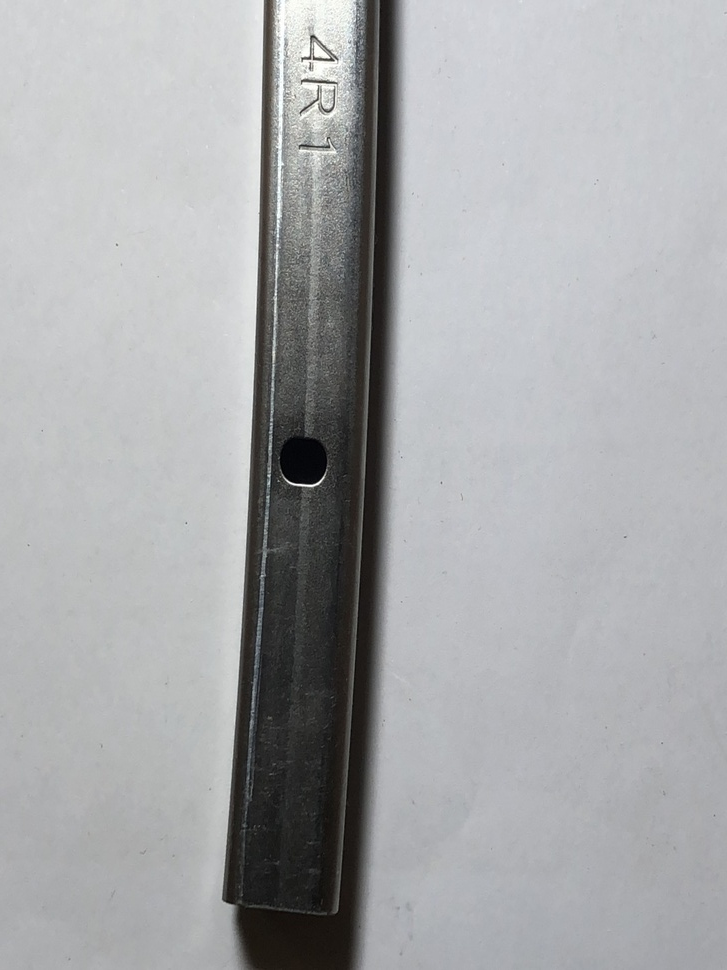
#> input picture gui/img/line.JPG, 727 x 970 px, shrunk from 3024 x 4032 before the run
$ python -i operations.py   (imports and definitions only)   (older library calls are emulated)
#> lines starting #> are read from the running program, lines starting #| are printed output that depends on the picture; after the words box and inside, x2 and y2 are one past the last pixel; in counts of white or black regions, pixels touching at a corner belong together
#> further down, picture is the input picture: shape (970, 727, 3); mean B, G, R 171.2, 169.2, 168.1
import cv2
# [9 lines left out: function sample_image, not called in this run]
def apply_canny (img,blur =9  ,tresh1= 50, tresh2 = 150,proc = False,rotate = None ):
    '''
    You can apply canny with default parameters to any image
    :param img: image array ( you can use cv2.imread(path) for this)
    :param blur: blur param
    :param tresh1: tresh
    :param tresh2: tresh2
    :param proc: if you want dilote and erose processes give True to this param
    :return: output image array
    '''
#> called with blur = 9, tresh1 = 50, tresh2 = 150, proc = False
    # hsv = cv2.cvtColor(img, cv2.COLOR_BGR2HSV)
    # img = cv2.bitwise_and(img, img, mask=filters.color_filter(hsv,1,2))
    if rotate == "left": img = cv2.rotate(img, cv2.ROTATE_90_COUNTERCLOCKWISE)
    elif rotate == "right":img = cv2.rotate(img, cv2.ROTATE_90_CLOCKWISE)
    img = cv2.cvtColor(img, cv2.COLOR_BGR2GRAY)
    if proc == True:
        img = cv2.dilate(img, np.ones((5, 5), np.uint8))
        img = cv2.normalize(img, None, alpha=0, beta=255, norm_type=cv2.NORM_MINMAX, dtype=cv2.CV_8UC1)
    # equ = cv2.equalizeHist(img)
    # img = np.hstack((img, equ))
    img = cv2.GaussianBlur(img, (blur, blur), 0)
    img = cv2.Canny(img, threshold1=tresh1, threshold2=tresh2)
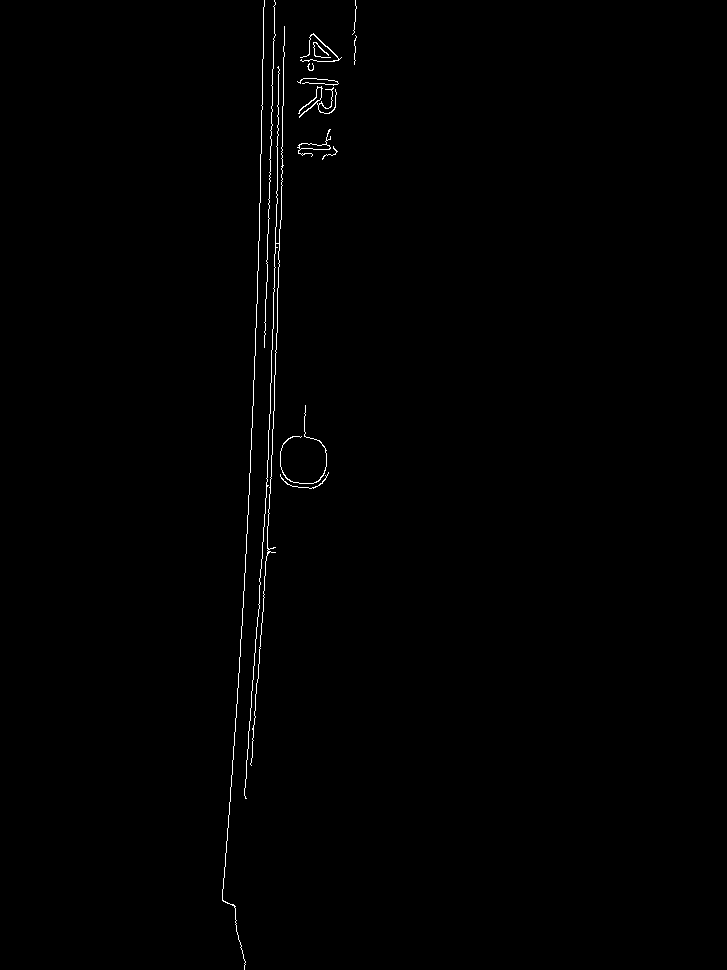
#> img: shape (970, 727); 0.54% white in thin lines or dots, all inside (x1, y1, x2, y2) = (222, 0, 357, 970)
    img = cv2.dilate(img, None, iterations=1)
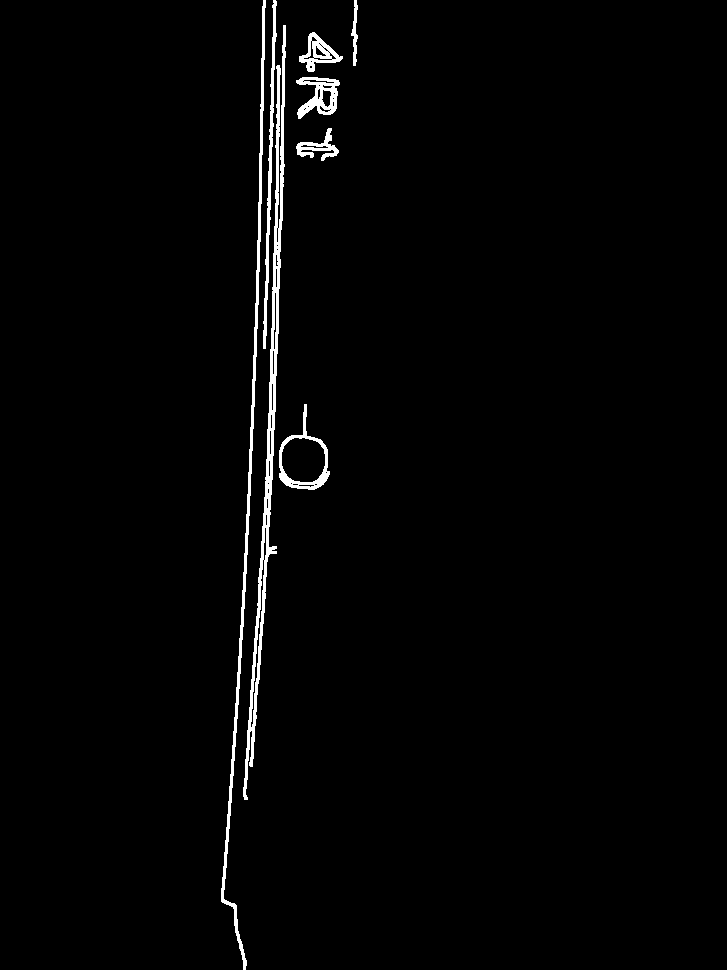
#> img: shape (970, 727); 1.7% white; 8 white regions, largest, box (x1, y1, x2, y2) and area: (243, 25, 286, 800) 4762, (221, 0, 266, 970) 3069, (263, 0, 277, 349) 1135
    img = cv2.erode(img, None, iterations=1)
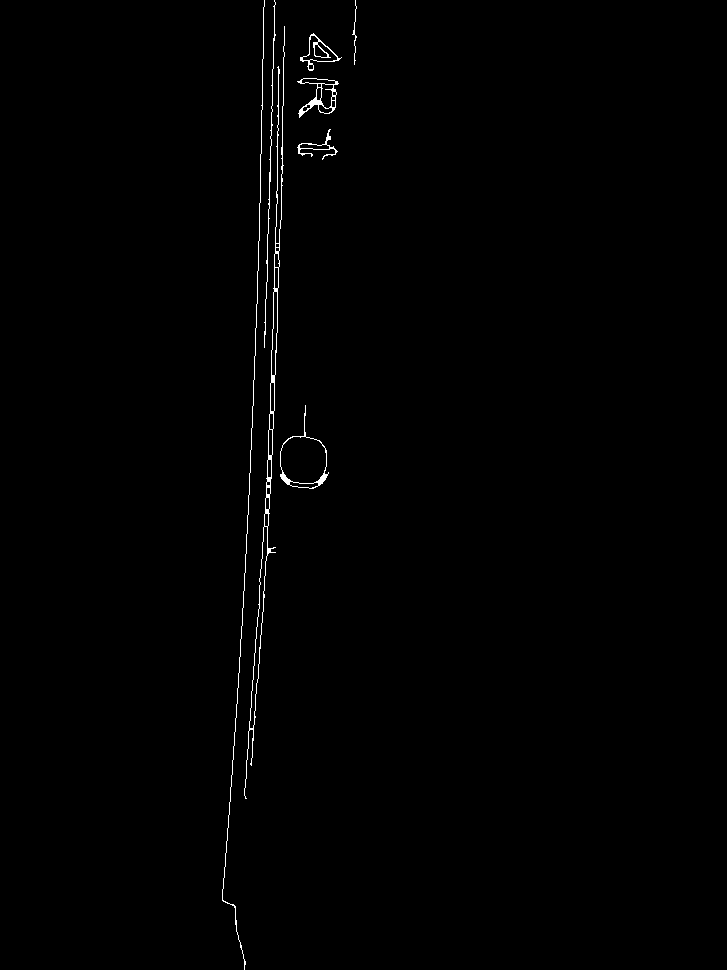
#> img: shape (970, 727); 0.61% white in thin lines or dots, all inside (x1, y1, x2, y2) = (222, 0, 357, 970)

    return img

# [47 lines left out: functions compare_images, get_contours, is_inside_rect, create_filled_rect, not called in this run]

>>> import cv2
>>> picture = cv2.imread('../../gui/img/line.JPG')
>>> result = apply_canny(picture)

$ run again, on gui/img/test.JPG
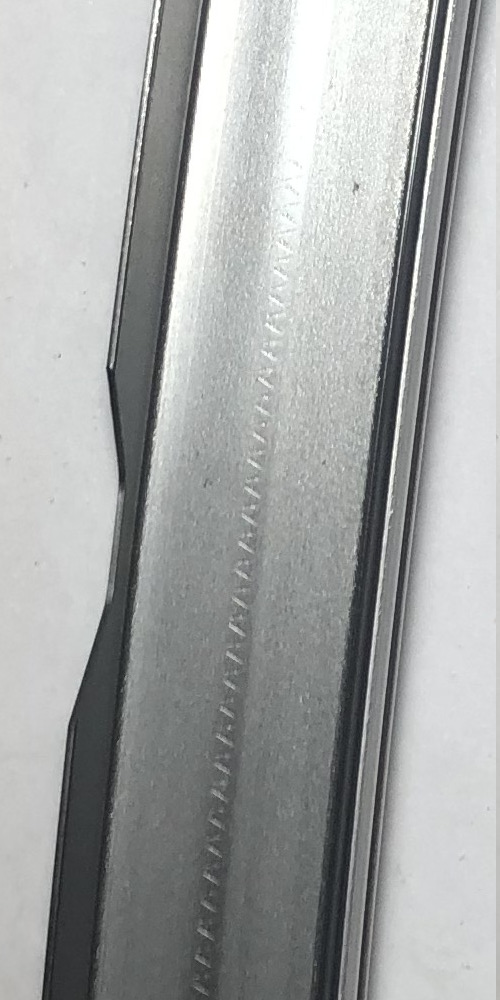
#> input picture gui/img/test.JPG, 500 x 1000 px
#> picture is the input picture: shape (1000, 500, 3); mean B, G, R 166.2, 166.7, 164.7
#> in apply_canny, `img = cv2.Canny(img, threshold1=tresh1, threshold2=tresh2)`:
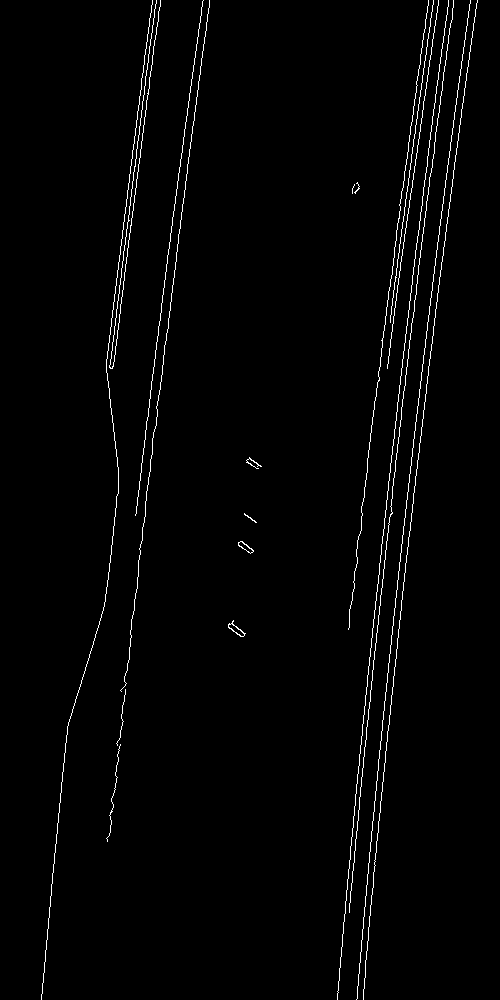
#> img: shape (1000, 500); 1.7% white in thin lines or dots, all inside (x1, y1, x2, y2) = (41, 0, 478, 1000)
#> in apply_canny, `img = cv2.erode(img, None, iterations=1)`:
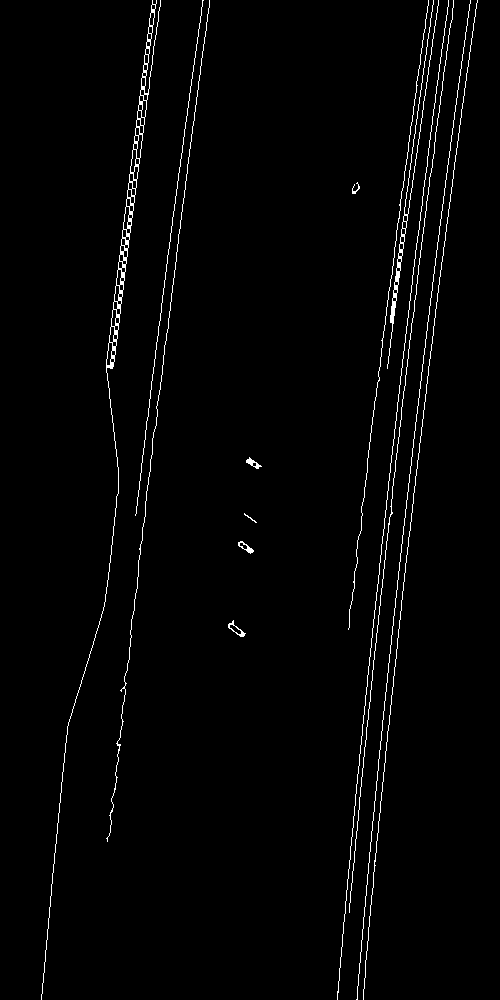
#> img: shape (1000, 500); 1.8% white in thin lines or dots, all inside (x1, y1, x2, y2) = (41, 0, 478, 1000)

$ run again, on gui/img/testng.JPG
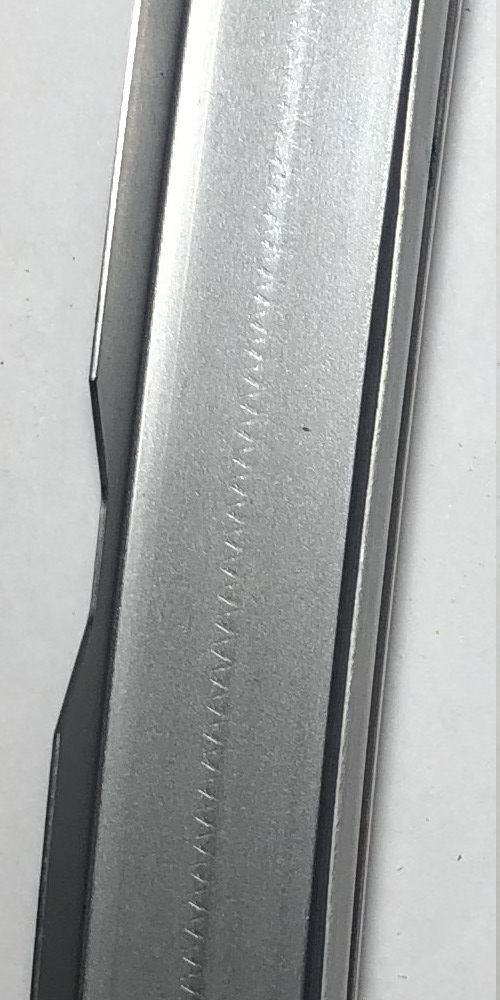
#> input picture gui/img/testng.JPG, 500 x 1000 px
#> picture is the input picture: shape (1000, 500, 3); mean B, G, R 166.3, 166.9, 164.2
#> in apply_canny, `img = cv2.Canny(img, threshold1=tresh1, threshold2=tresh2)`:
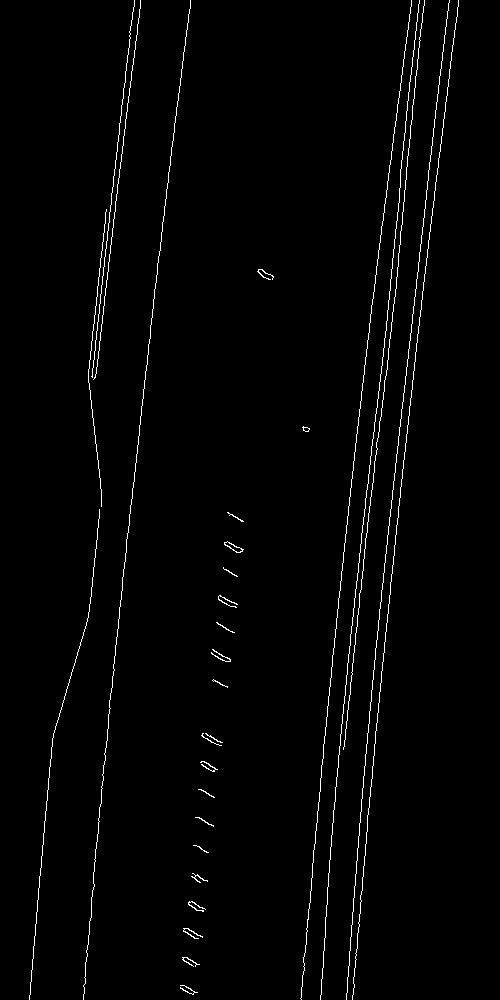
#> img: shape (1000, 500); 1.6% white in thin lines or dots, all inside (x1, y1, x2, y2) = (29, 0, 459, 1000)
#> in apply_canny, `img = cv2.erode(img, None, iterations=1)`:
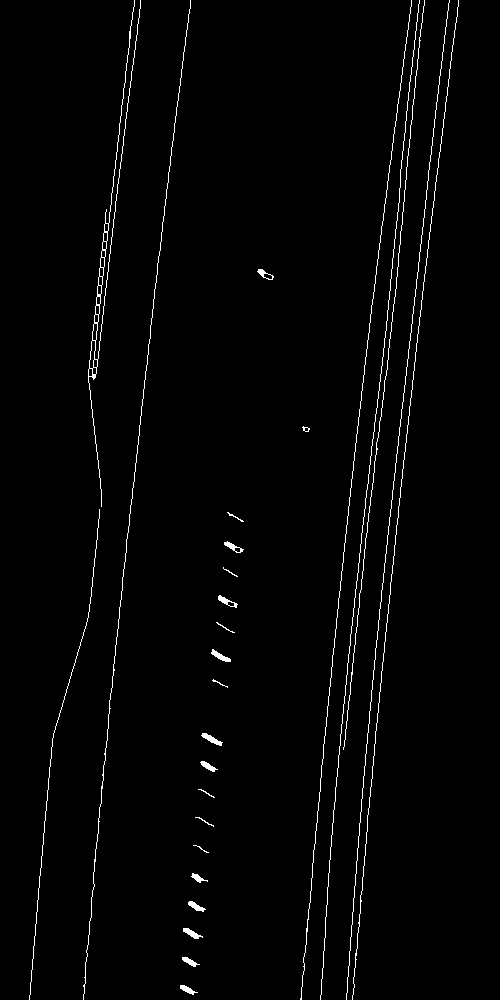
#> img: shape (1000, 500); 1.7% white in thin lines or dots, all inside (x1, y1, x2, y2) = (29, 0, 459, 1000)

$ run again, on gui/img/testng2.JPG
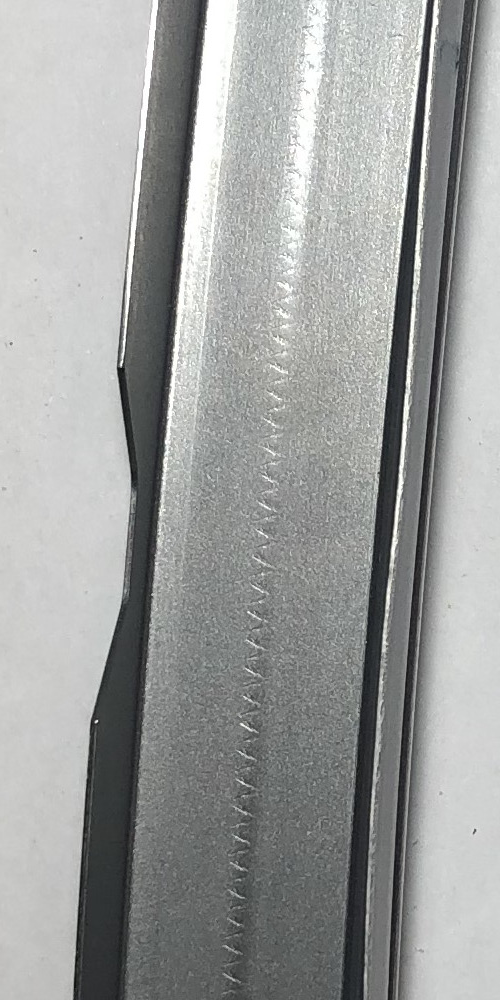
#> input picture gui/img/testng2.JPG, 500 x 1000 px
#> picture is the input picture: shape (1000, 500, 3); mean B, G, R 157.8, 158.9, 157.3
#> in apply_canny, `img = cv2.Canny(img, threshold1=tresh1, threshold2=tresh2)`:
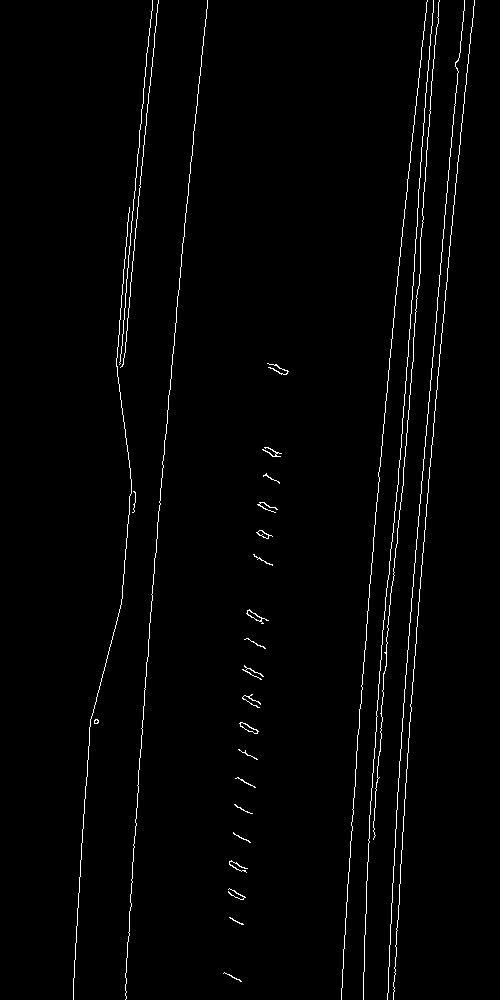
#> img: shape (1000, 500); 1.6% white in thin lines or dots, all inside (x1, y1, x2, y2) = (73, 0, 475, 1000)
#> in apply_canny, `img = cv2.erode(img, None, iterations=1)`:
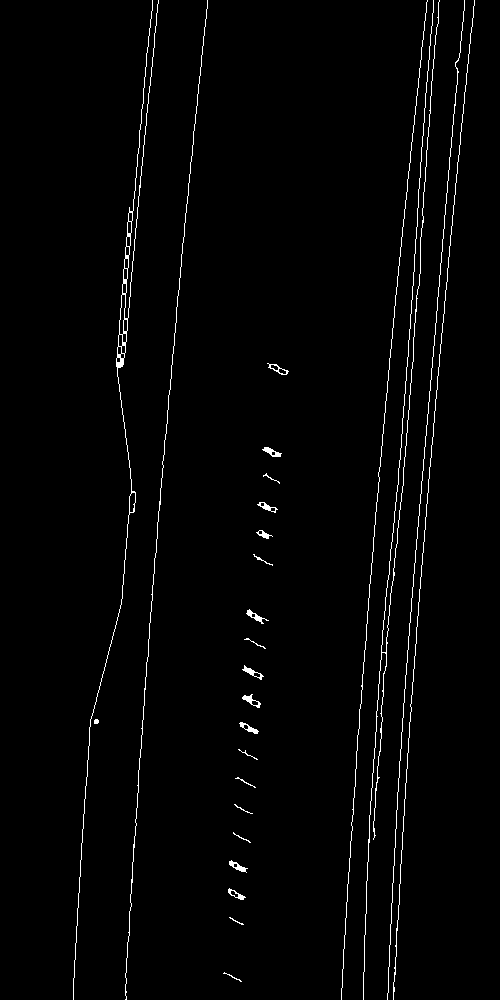
#> img: shape (1000, 500); 1.7% white in thin lines or dots, all inside (x1, y1, x2, y2) = (73, 0, 475, 1000)
